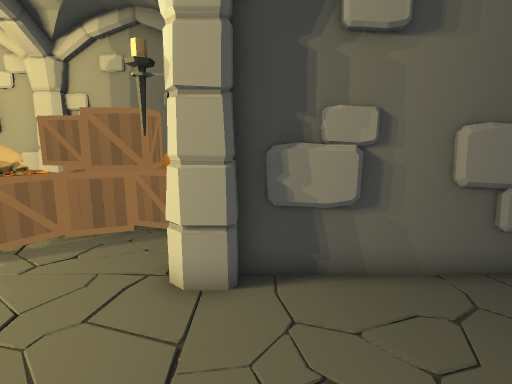
[1] (above)

21 first-person views from a walk through a 3-D level made in the Unity game engine. The camera is 1.4 m above the floor, tilts 10° down and sees 80° across. The floor is counted in squares, 0.5 m on a side. Each view is taken from the middle of a square. On the plan, view 1 faces up. The plan holds only what a view shows up to about 20 squares ahead; the rest is blank. The place goes on beyond the plan. The player is left out. Door leaves are left out, so doorways stand open.

[2]
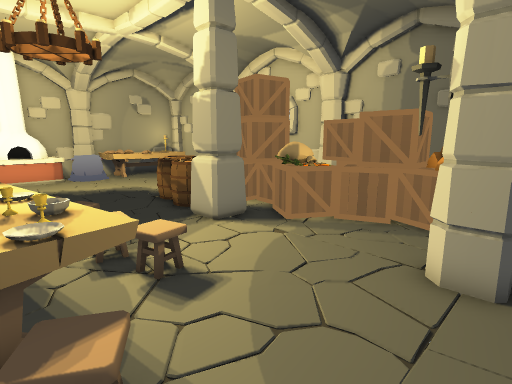

[3]
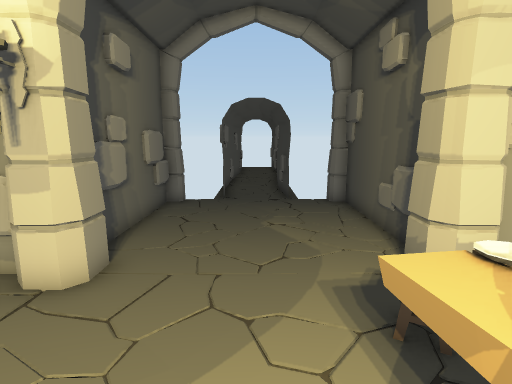

[4]
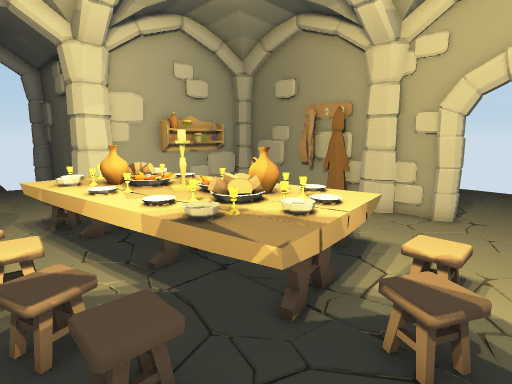

[5]
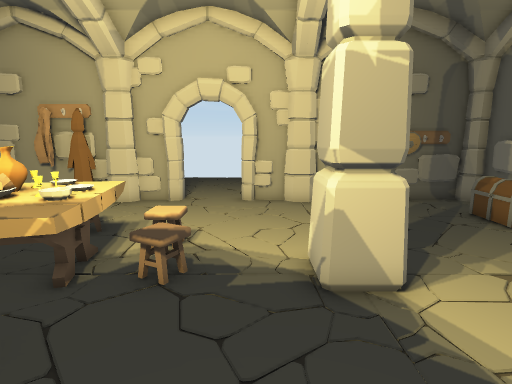

[6]
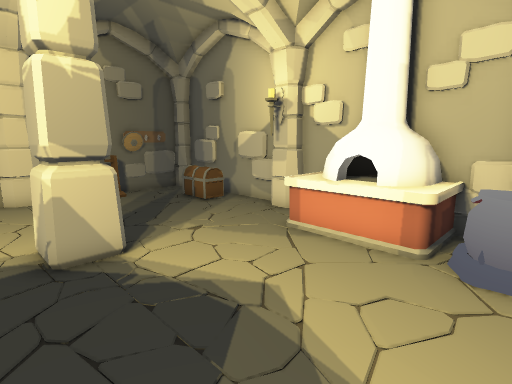

[7]
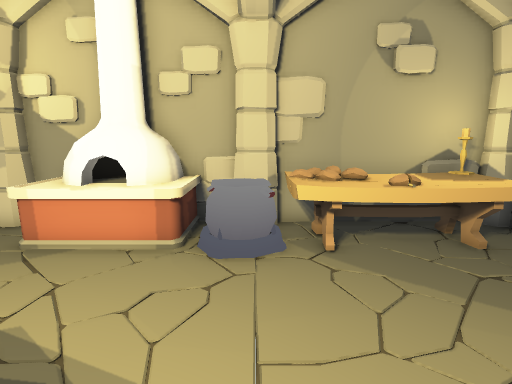

[8]
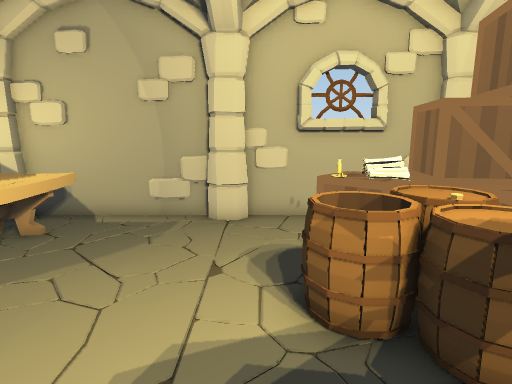

[9]
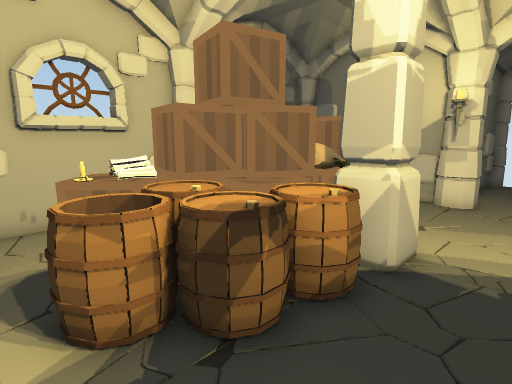

[10]
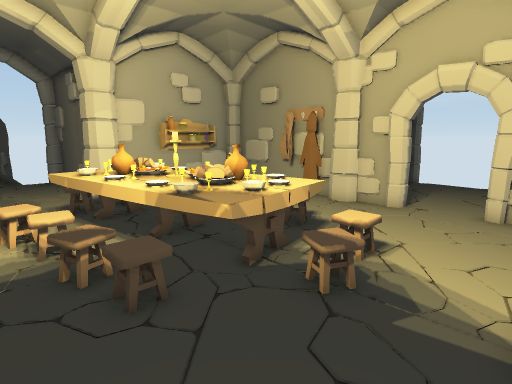

[11]
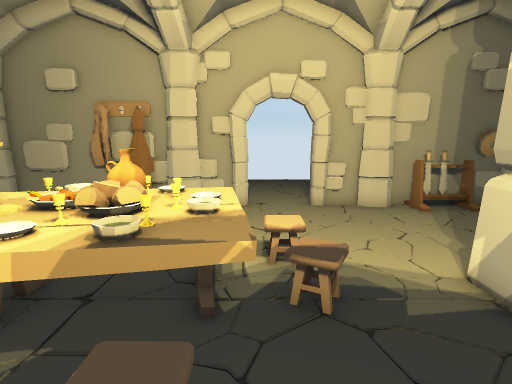

[12]
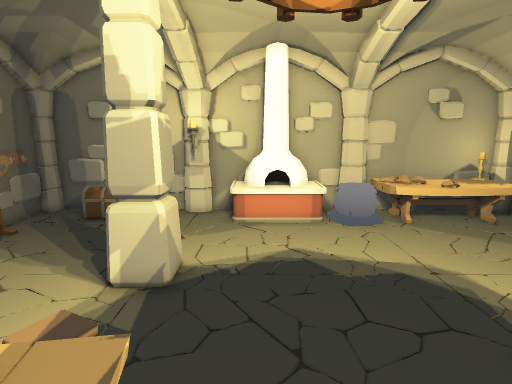

[13]
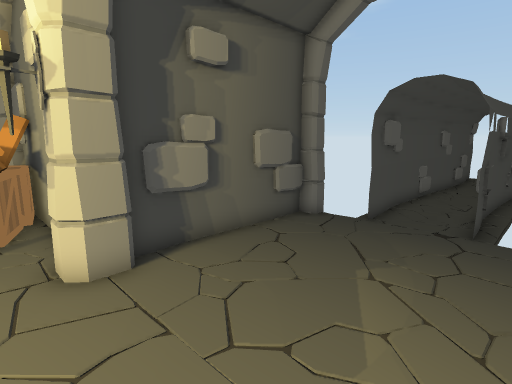

[14]
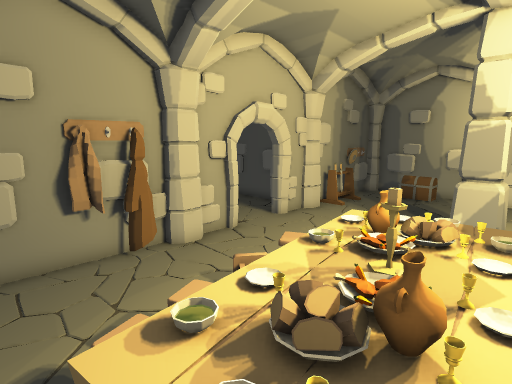

[15]
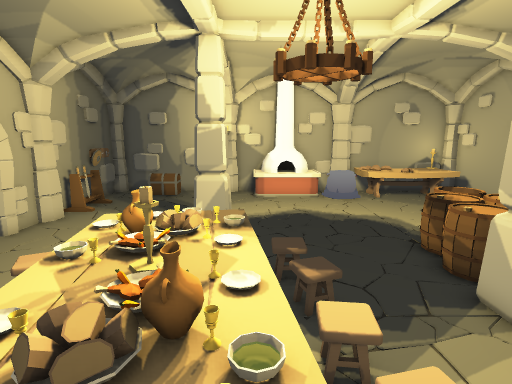

[16]
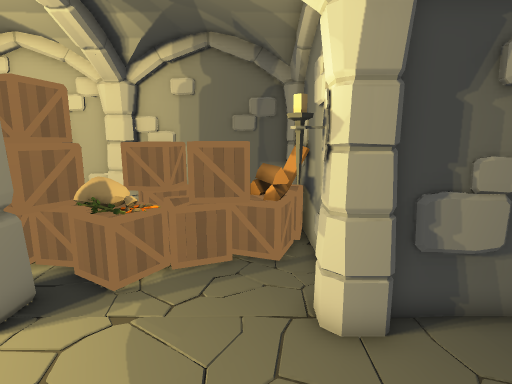

[17]
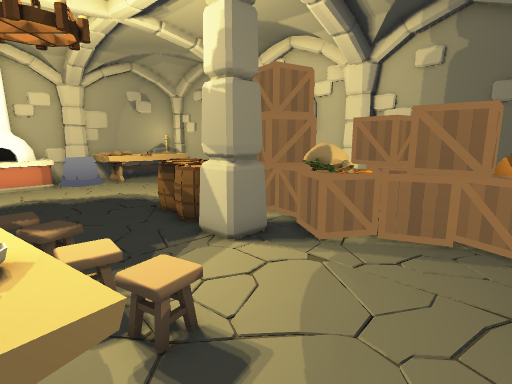

[18]
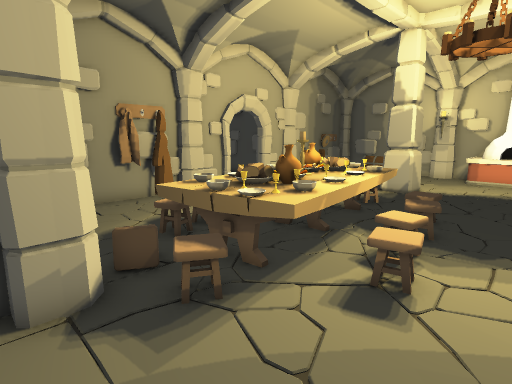

[19]
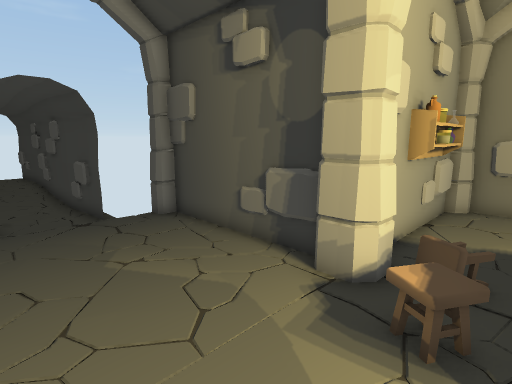

[20]
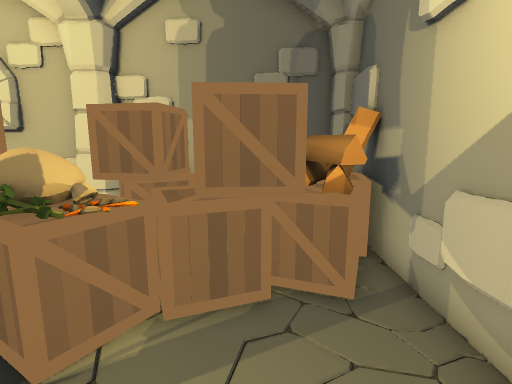

[21]
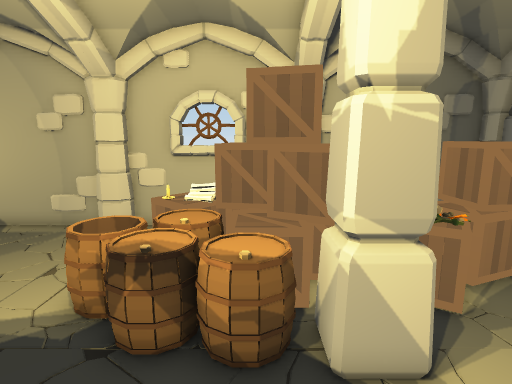

### Floor plan
Key: @ floor where view 1 was taken; # wall or solid block; x gap in a wall; . main floor; : floor 0.5 m higher than the main floor; / step, stairs or slope; D open door; = window, fence, low wall or low ledge; O other object.
Columns run from 25 left of view 1 to 16 right of it. Each row starts with its distance up from view 1.
 14 ################## ######
 13 #OOO........    #O O  OO#
 12 #OOO....... O    OOO  OO#
 11 #OOO.......OOOOO  OOOOOO#
 10 #OOO.......OOOOOOO.OOOOO#
  9 #OOO....... OOOOOOOOOOOO#
  8 #OOO......OOOOOOOOOOO...#
  7 #OOO......OOOOO OOOO....#
  6 ##OO.......OOOOOOO.....xDO######D
  5 #OOO.....     OOOO......O       O
  4 #OOO..... .     ........D.      D#######
  3 OOOO......   .  /.......D       D##.... ##
  2 OOOO.....  .    ///O....D       D........
  1 OOOO.....     : ///OOO..D       D#######==
  0 #OOO.....    OOOOOOOOO/.D@      D#     ###
 -1 #......OOO   OOOOOOOOO/.O.     OO
 -2 ##.....OOO..OOOOOOOOOO/.D#######D
 -3 #...... OO...OOOOOOOOO..#
 -4 #...........O.OOOOOOO...#
 -5 #O.............O   ....O#
 -6 #OO....................O#
 -7 #OO....................OO
 -8 #......................O#
 -9 #...OOO #.........##... #
-10 ##OO#######DDD###########
-11         #      OO
-12         #
-13         #
-14         #
-15         #
-16
-17                 #
-18                O#

Positions as (right, up) in squares from view 1, and headings:
1: (0, 0), facing up
2: (0, -1), facing up-left
3: (-7, 2), facing right
4: (-14, 2), facing down-right
5: (-15, 4), facing down
6: (-15, 6), facing down-left
7: (-15, 6), facing left
8: (-16, 3), facing up
9: (-16, 3), facing up-right
10: (-16, 3), facing down-right
11: (-12, 3), facing down
12: (-9, 1), facing left
13: (-3, -1), facing up-right
14: (-3, 0), facing down-left
15: (-3, 0), facing left
16: (-3, 0), facing up
17: (-2, 0), facing up-left
18: (0, 4), facing down-left
19: (-4, 4), facing down-right
20: (-4, 4), facing up
21: (-11, 1), facing up
